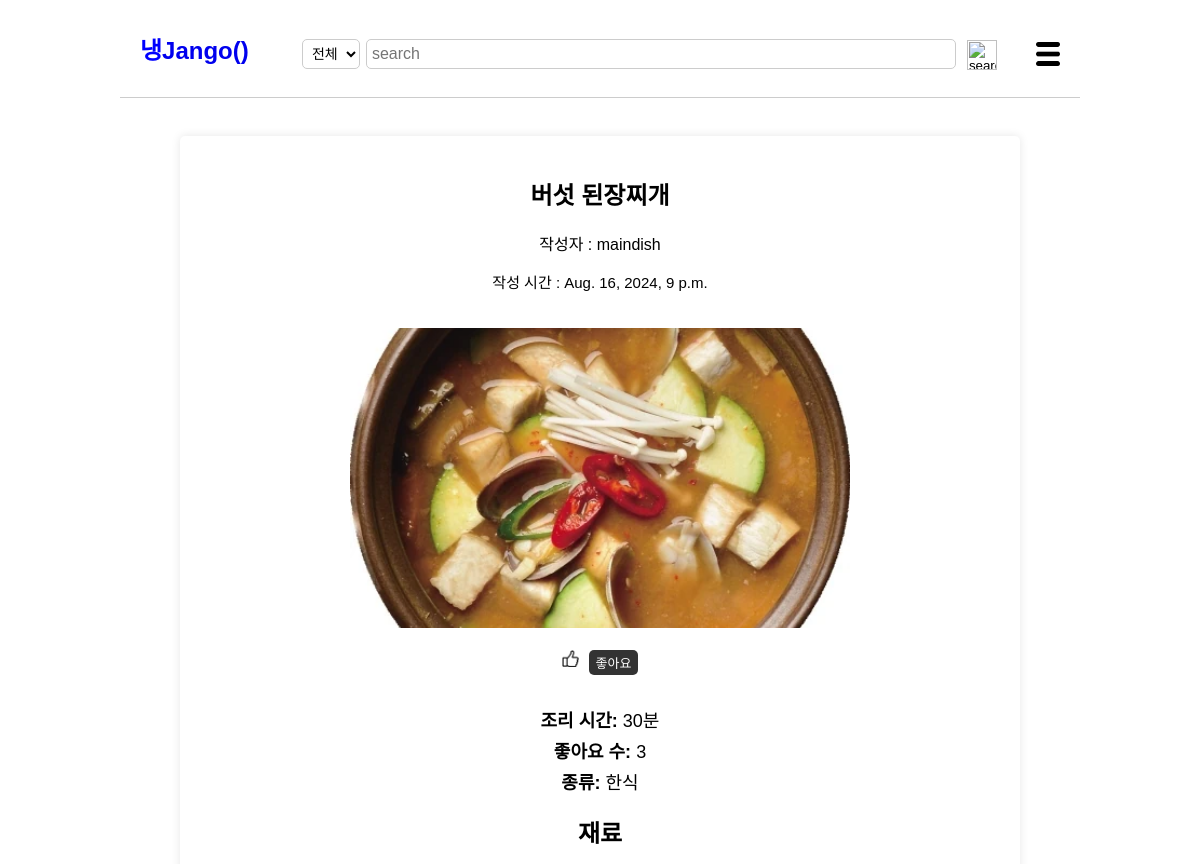
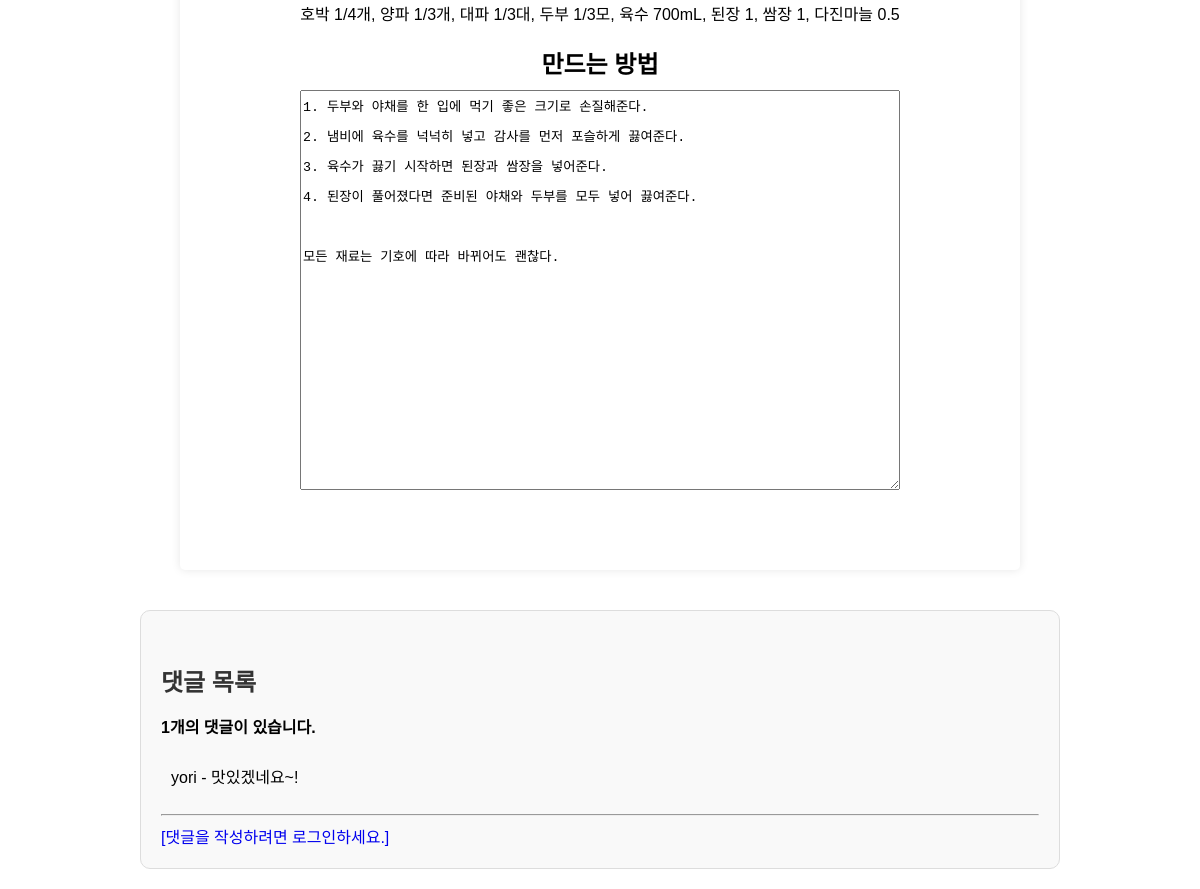
The app's page /show/37/ with its own data (2 pictures, top to bottom).
### post/models.py (models this page shows, shortened)
class Post(models.Model):
    title = models.CharField(max_length=200)
    cooktime = models.IntegerField()
    ingredient = models.TextField()
    cookmethod = models.TextField()
    created_at=models.DateTimeField(auto_now_add=True)
    writer=models.ForeignKey(User, on_delete=models.CASCADE)
    like_users=models.ManyToManyField(settings.AUTH_USER_MODEL, related_name='like_posts', blank=True)
    updated_at=models.DateTimeField(null=True, blank=True, auto_now=True)
    category = models.ForeignKey(Category, on_delete=models.CASCADE)

class Image(models.Model):
    post=models.ForeignKey(Post, null=True, blank=True, on_delete=models.CASCADE)
    image=models.ImageField(blank=True, upload_to="images/")

class Category(models.Model):
    name = models.CharField(max_length=20, unique=True)
    nickname = models.CharField(max_length=100, unique=True)
    def __str__(self):
        return self.nickname

class Comment(models.Model):
    post=models.ForeignKey(Post, on_delete=models.CASCADE)
    writer=models.ForeignKey(settings.AUTH_USER_MODEL, on_delete=models.CASCADE)
    comment=models.TextField()
    created_at=models.DateTimeField(auto_now_add=True)

### post/views/post_views.py (the view)
# urls.py: path('show/<int:post_id>/', show, name='show'),
def show(request, post_id):
    post = get_object_or_404(Post, pk =post_id)
    images=Image.objects.filter(post=post)
    comments = post.comment_set.all()
    commentForm = CommentForm()
    context = {
        'post': post,
        'images': images,
        'comments': comments,
        'commentForm': commentForm,
    }
    return render(request, 'recipepage.html', context)

### post/forms.py
class CommentForm(forms.ModelForm):
    class Meta:
        model=Comment
        fields=['comment']
        widgets = {
            'comment': Textarea(attrs={
                'class': "form-control",
                'style': 'width: 500px; height: 50px;'
            }),
        }

### post/templates/recipepage.html (shortened to what this page needs)
<html>
    <head>
        {% load static %}
        <link rel="stylesheet" href="{%static 'css/styles-recipepage.css' %}">
    </head>
    <body>
        <header>
            <div class="logo"><a href="{% url 'post:main' %}">
                <span class="blue">냉</span>Jango() </a>
            </div>
            {% if user.is_authenticated %}
            <form method="POST" action="{% url 'post:search' user.id %}">
                {% csrf_token %}
                <div class="search-bar">
                    <select id="search-type" name="search_select">
                        <option value="전체">전체</option>
                        <option value="제목">제목</option>
                        <option value="재료">재료</option>
                    </select>
                    <input type="text" placeholder="search" name="searched">
                    <button><img src="{% static 'image/search-icon.png' %}" alt="search"></button>
                </div>
            </form>
            {% else %}
            <form method="POST" action="{% url 'post:outsearch'%}">
                <div class="search-bar">
                    <select id="search-type" name="search_select">
                        <option value="전체">전체</option>
                    </select>
                    <input type="text" placeholder="search" name="searched">
                    <button><img src="{% static 'image/search-icon.png' %}" alt="search"></button>
                </div>
            </form>
            {%endif%}
            <div class="menu-icon">
                <img src="{% static 'image/menu-icon.png' %}" alt="menu">
            </div>
        </header>
    <br>
        <main>
            <section class="recipe-details">
                <h1>{{ post.title }}</h1>
                <p>작성자 : {{ post.writer }}</p>
                <div id="date">
                    <p>작성 시간 : {{ post.created_at }}</p>
                </div>
                <div class="recipe-image">
                    {% for image in images %}
                        <p><img src="{{image.image.url}}" alt="Image"></p>
                    {%endfor%}
                </div>
                <div class="likes">
                    <div id="like-button">
                        <img src="{% static 'image/like-icon.jpg' %}" alt="Like">
                        <br>
                        {% if user.is_authenticated %}
                        <form action="{% url 'post:likes' post.pk %}" method='POST'>
                            {% csrf_token %}
                                {% if user in post.like_users.all %}
                                    <input type="submit" value="좋아요 취소">
                                {% else %}
                                    <input type="submit" value="좋아요">
                                {% endif %}
                        </form>
                        {%else%}
                            <input type="button" value="좋아요" href="javascript:void(0);" onclick="checklogin(); return false;">
                        {%endif%}
                    </div>
                </div>
                <br>
                <div class="recipe-info">
                    <p><strong>조리 시간:</strong> {{ post.cooktime }}분</p>
                    <p><strong>좋아요 수:</strong> {{ post.like_users.count }}</p>
                    <p><strong>종류:</strong> {{ post.category }}</p>
                </div>
                <div class="recipe-ingredients">
                    <h2>재료</h2>
                    <p>{{ post.ingredient }}</p>
                </div>
                <div class="recipe-instructions">
                    <h2>만드는 방법</h2>
                    <textarea class="form-control" id="cookmethod" rows="1" style=" height: 400px; max-height: 600px; width: 100%; max-width: 600px;" readonly>{{ post.cookmethod }}</textarea>
                </div>
                <div class="button-container">
                </div>
            </section>
        </main>
        <div id="comments">
            <h4>댓글 목록</h4>
            {% if comments %}
            <p><b>{{ comments|length }}개의 댓글이 있습니다.</b></p>
            {% endif %}
            <ul>
                {% for comment in comments %}
                <li>
                    {{ comment.writer }} - {{ comment.comment }}
                </li>
                {% empty %}
                <p>댓글이 없습니다.</p>
                {% endfor %}
            </ul>
            <hr>
            {% if request.user.is_authenticated %}
            <form action="{% url 'post:comments_create' post.pk %}" method="POST">
                {% csrf_token %}
                {{ commentForm.as_p }}
                <input type="submit" value="댓글 작성">
            </form>
            {% else %}
            <a href="{% url 'accounts:login' %}">[댓글을 작성하려면 로그인하세요.]</a>
            {% endif %}
        </div>
    </body>
</html>

### static/css/styles-recipepage.css (style rules this page uses)
body { font-family: Arial, sans-serif; margin: 0 auto; padding: 0; width: 960px; overflow-x: auto; }
header { display: flex; justify-content: space-between; align-items: center; padding: 10px 20px; background-color: #fff; border-bottom: 1px solid #ccc; }
main { padding: 20px; display: flex; justify-content: center; align-items: center; }
a { text-decoration-line: none; text-decoration-color: black; }
.logo { font-size: 24px; font-weight: bold; margin-right: 20px; }
.logo .blue { color: blue; }
#search-type { margin-top: 1px; margin-right:6px; padding: 5px; border-radius: 5px; border: 1px solid #ccc; background-color: #fff; font-size: 14px; }
#search-type option { background-color: #fff; }
.search-bar { padding-top:6px; display: flex; align-items: center; flex-grow: 1; margin: 20px 0px 0px 0px; }
.search-bar input { width: 590px; padding: 5px; font-size: 16px; border: 1px solid #ccc; border-radius: 5px; flex-grow: 1; }
.search-bar button { background: none; border: none; cursor: pointer; margin-left: 5px; }
.search-bar button img { margin-top: 3px; width: 30px; height: 30px; }
.menu-icon { position: relative; display: inline-block; }
.menu-icon img { margin-top: 10px; width: 24px; height: 24px; cursor: pointer; }
.recipe-details { background-color: #fff; padding: 20px; border-radius: 5px; box-shadow: 0 0 10px rgba(0, 0, 0, 0.1); width: 100%; text-align: center; max-width: 800px; }
.recipe-details h1 { text-align: center; margin-bottom: 20px; }
.recipe-image { text-align: center; margin-bottom: 20px; }
.recipe-image img { width: 500px; height: 300px; object-fit: cover; }
.likes { height: 30px; text-align: center; align-items: center; padding-top: 5px; }
#date { font-size: 15px; padding-bottom: 5px; }
#like-button { display:flex; }
.likes { display:flex; justify-content: center; }
.likes img { height: 17px; width: 17px; padding-right: 10px; }
.likes input { padding:3px 7px 3px 7px; background-color: #333; color: #fff; font-size:13px; border: none; border-radius: 5px; cursor: pointer; margin-bottom: 10px; }
.recipe-info { text-align: center; margin-bottom: 20px; }
.recipe-info p { font-size: 18px; margin: 5px 0; }
.recipe-ingredients, .recipe-instructions { margin-bottom: 20px; }
.recipe-ingredients h2, .recipe-instructions h2 { font-size: 24px; margin-bottom: 10px; }
.button-container { height:40px; display: flex; justify-content: center; }
#comments { margin: 20px; padding: 20px; border: 1px solid #ddd; border-radius: 10px; background-color: #f9f9f9; }
#comments h4 { margin-bottom: 15px; font-size: 1.5em; color: #333; }
#comments ul { list-style-type: none; padding: 0; }
#comments ul li { padding: 10px; border-bottom: 1px solid #eee; }
#comments ul li:last-child { border-bottom: none; }
textarea { line-height: 30px; }

### records on screen
Post: title "버섯 된장찌개", writer "maindish", created_at "Aug. 16, 2024, 9 p.m.", cooktime "30", like_users.count "3", category "한식", ingredient "호박 1/4개, 양파 1/3개, 대파 1/3대, 두부 1/3모, 육수 700mL, 된장 1, 쌈장 1, 다진마늘 0.5", cookmethod "1. 두부와 야채를 한 입에 먹기 좋은 크기로 손질해준다. 2. 냄비에 육수를 넉넉히 넣고 감사를 먼저 포슬하게 끓여준다. 3. 육수가 끓기 시작하면 된장과 쌈장을 넣어준다. 4. 된장이 풀어졌다면 준비된 야채와 두부를 모두 넣어 끓여준다. 모든 재료는 기호에 따라 바뀌어도 괜찮다."
Image: image (picture)
Comment: writer "yori", comment "맛있겠네요~!"

### other values on screen
{{ comments|length }} "1"
